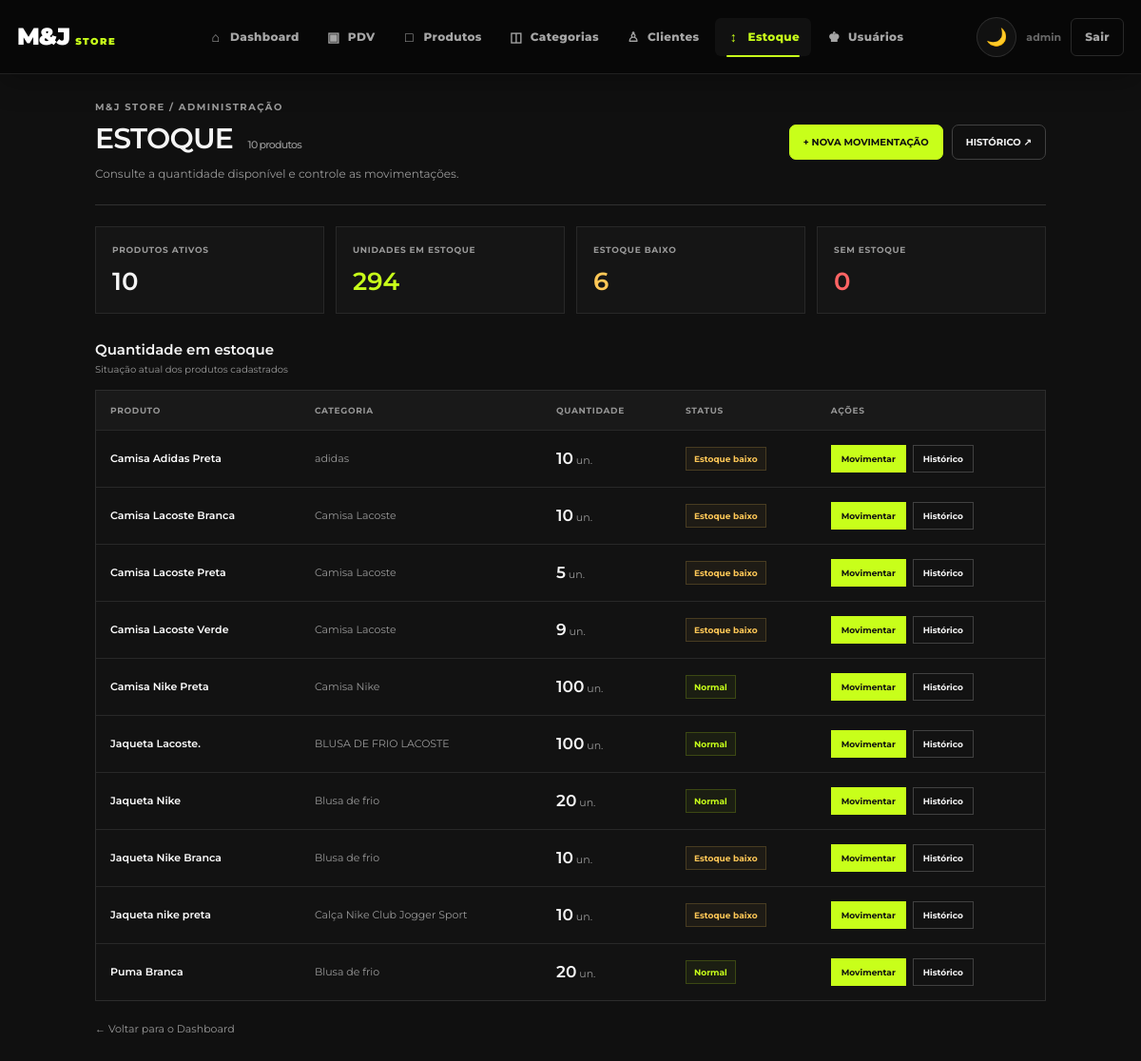
The page /movimentacoes/ (signed in) on the database as committed earlier.
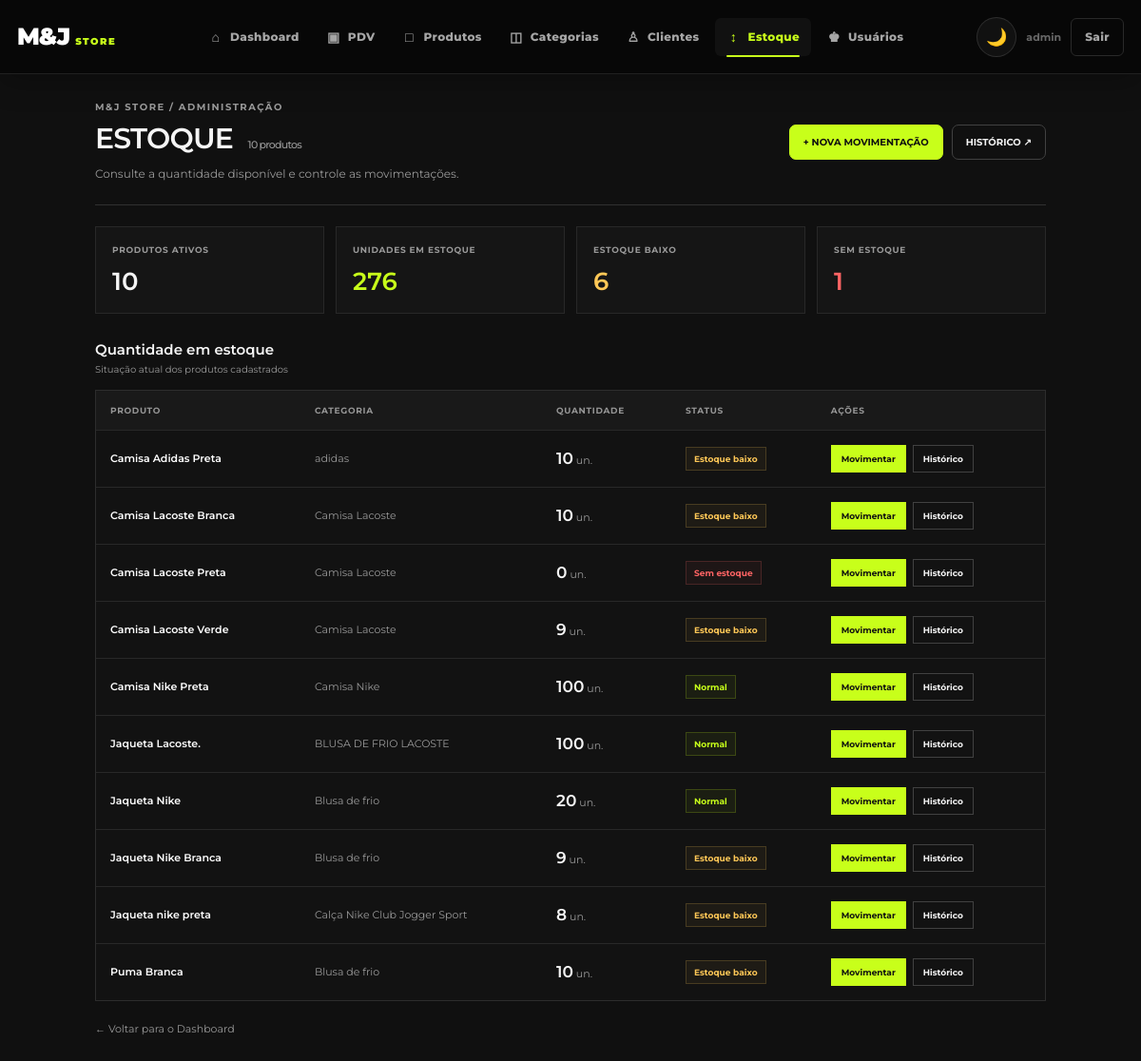
The same page on the database as committed later.
### app/models/produto.py (models this page shows, shortened)
class Produto(Base):
    __tablename__ = "produtos"
    id = Column(Integer, primary_key=True, autoincrement=True, index=True)
    nome = Column(String(150), nullable=False, index=True)
    preco = Column(Float, nullable=False, default=0.0)
    estoque_atual = Column(Integer, nullable=False, default=0)
    ativo = Column(Boolean, default=True)
    imagem_path = Column(String(255), nullable=True)
    categoria_id = Column(Integer, ForeignKey("categorias.id", ondelete="SET NULL"), nullable=True )
    categoria = relationship("Categoria", back_populates="produtos")

### app/models/categoria.py (models this page shows)
class Categoria(Base):
    __tablename__ = "categorias"
    id = Column(Integer, primary_key=True, autoincrement=True, index=True)
    nome = Column(String(100), nullable=False, unique=True)
    ativo = Column(Boolean, default=True)
    produtos = relationship("Produto", back_populates="categoria", lazy="select")

### app/controllers/movimentacao_controller.py (the view)
@router.get("/", response_class=HTMLResponse)
def listar_estoque(
    request: Request,
    db: Session = Depends(get_db),
    usuario=Depends(get_usuario_logado)
):
    produtos = (
        db.query(Produto)
        .filter(Produto.ativo == True)
        .order_by(Produto.nome.asc())
        .all()
    )
    total_unidades = sum(
        produto.estoque_atual or 0
        for produto in produtos
    )
    estoque_baixo = sum(
        1 for produto in produtos
        if 0 < (produto.estoque_atual or 0) <= 10
    )
    sem_estoque = sum(
        1 for produto in produtos
        if (produto.estoque_atual or 0) <= 0
    )
    return templates.TemplateResponse(
        request,
        "movimentacoes/index.html",
        {
            "request": request,
            "usuario": usuario,
            "produtos": produtos,
            "total_unidades": total_unidades,
            "estoque_baixo": estoque_baixo,
            "sem_estoque": sem_estoque,
        }
    )

### app/templates/movimentacoes/index.html (shortened to what the changed rows need)
<!DOCTYPE html>
<html lang="pt-br">
<head>
    <link rel="stylesheet" href="/static/css/navbar.css">
</head>
<body>
    <main class="container">
        <header class="page-heading">
            <div>
                <h1>
                    ESTOQUE
                    <span class="heading-meta">{{ produtos|length }} produtos</span>
                </h1>
            </div>
        </header>
        <section class="summary">
            <article class="summary-card">
                <div class="summary-label">Unidades em estoque</div>
                <div class="summary-value green">{{ total_unidades }}</div>
            </article>
            <article class="summary-card">
                <div class="summary-label">Sem estoque</div>
                <div class="summary-value red">{{ sem_estoque }}</div>
            </article>
        </section>
        <section>
            <div class="section-heading">
                <div>
                    <h2>Quantidade em estoque</h2>
                </div>
            </div>
            <div class="table-card">
                <div class="table-scroll">
                    <table class="stock-table">
                        <thead>
                            <tr>
                                <th>Produto</th>
                                <th>Categoria</th>
                                <th>Quantidade</th>
                                <th>Status</th>
                                <th>Ações</th>
                            </tr>
                        </thead>
                        <tbody>
                            {% if produtos %}
                                {% for p in produtos %}
                                    <tr>
                                        <td>
                                            <span class="product-name">{{ p.nome }}</span>
                                        </td>
                                        <td class="category">
                                            {% if p.categoria %}
                                                {{ p.categoria.nome }}
                                            {% else %}
                                                Sem categoria
                                            {% endif %}
                                        </td>
                                        <td>
                                            <span class="quantity">{{ p.estoque_atual or 0 }}</span>
                                            <span class="category"> un.</span>
                                        </td>
                                        <td>
                                            {% if (p.estoque_atual or 0) <= 0 %}
                                                <span class="status status-out">Sem estoque</span>
                                            {% elif (p.estoque_atual or 0) <= 10 %}
                                                <span class="status status-low">Estoque baixo</span>
                                            {% else %}
                                                <span class="status status-ok">Normal</span>
                                            {% endif %}
                                        </td>
                                        <td>
                                            <div class="row-actions">
                                                <a class="small-btn primary"
                                                   href="/movimentacoes/nova?produto_id={{ p.id }}">
                                                    Movimentar
                                                </a>
                                                <a class="small-btn"
                                                   href="/movimentacoes/produto/{{ p.id }}">
                                                    Histórico
                                                </a>
                                            </div>
                                        </td>
                                    </tr>
                                {% endfor %}
                            {% endif %}
                        </tbody>
                    </table>
                </div>
            </div>
        </section>
    </main>
</body>
</html>

Rows that differ between the two databases and show on the page:
changed Produto "Camisa Lacoste Preta": estoque_atual "5" → "0"; estoque_atual "Estoque baixo" → "Sem estoque"
changed Produto "Jaqueta Nike Branca": estoque_atual "10" → "9"
changed Produto "Jaqueta nike preta": estoque_atual "10" → "8"
changed Produto "Puma Branca": estoque_atual "20" → "10"; estoque_atual "Normal" → "Estoque baixo"
Other text that changed with them:
{{ total_unidades }}: "294" → "276"
{{ sem_estoque }}: "0" → "1"
